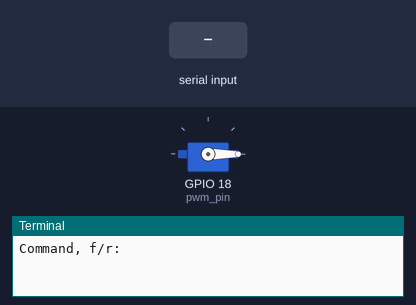
Simulated run of this program. Board: Raspberry Pi (BCM pin numbers). On the bench: servo, the last lines printed to the terminal. Inputs (shaded band) come from the test bench. Servo angles are drawn from the pulse width (0.5 ms = 0°, 2.5 ms = 180°).

Above: at 1.2 s.
1.3 s: "f" typed at the terminal, then Enter
At 2.5 s:
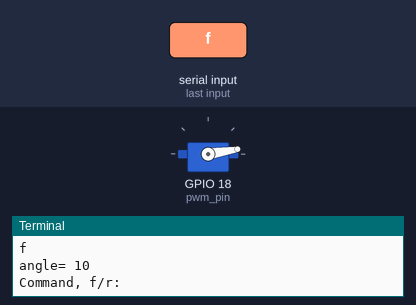
2.8 s: "1" typed at the terminal, then Enter
At 3.6 s:
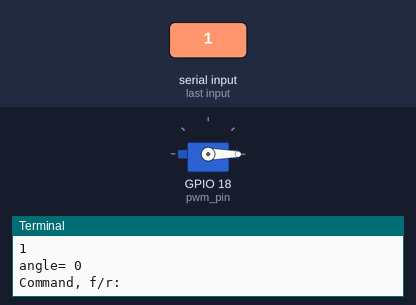
Timing chart, 0 to 5.8 s (numbered marks = the images above; inputs shaded):
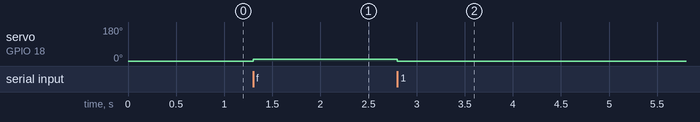

Measured:
- after the input at 1.3 s, servo on GPIO 18 (pwm_pin): 0° → 9° at once
- after the input at 2.8 s, servo on GPIO 18 (pwm_pin): 9° → 0° at once

The program:

servo2.py
```python
import pigpio
import time

pwm_pin = 18
pi = pigpio.pi()
#pi.set_mode(pwm_pin, GPIO.OUTPUT)
angle = 0
pi.set_servo_pulsewidth(pwm_pin, angle * 100 + 500)

while True:
    cmd = input("Command, f/r: ")
    direction = cmd[0]
    if direction == "f":
        angle += 1
    else:
        angle -= 1
    if angle < 0:
        angle = 0
    elif angle > 18:
        angle = 18
    print("angle=", angle*10)
    pi.set_servo_pulsewidth(pwm_pin, angle * 100 + 500)

GPIO.cleanup()
```
